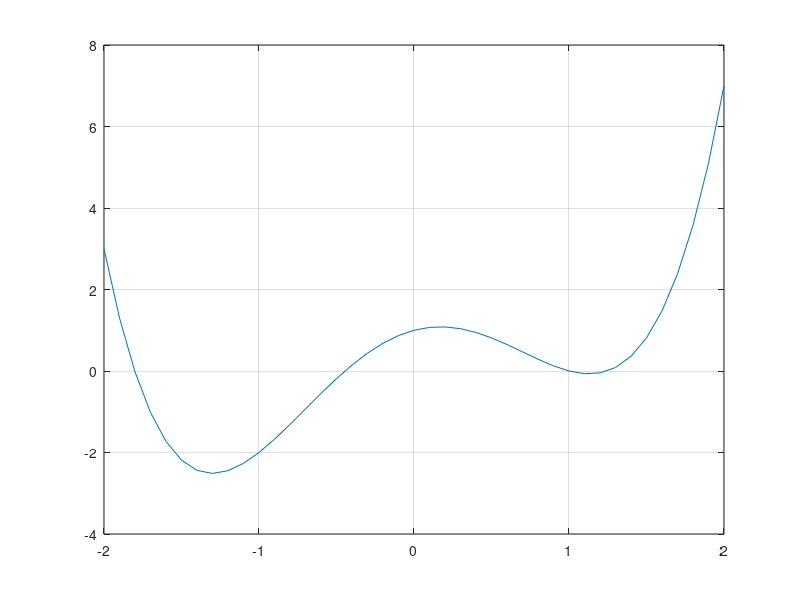

The MATLAB source for this figure:
% Newtoni meetod
clear
t = -2:0.1:2;
plot(t, t.^4-3*t.^2+t+1)
grid on
f = @(x)x^4-3*x^2+x+1;
df = @(x)4*x^3-6*x+1;
%x = 1.3;
%x = 1.1
%x = -0.5
x = -1.8
xvana = -2;
k = 0;
while abs(x-xvana) >= 1e-5
  xvana = x;
  x = x - f(x)/df(x);
  k = k + 1;
end
disp('Vastused:')
x
k
